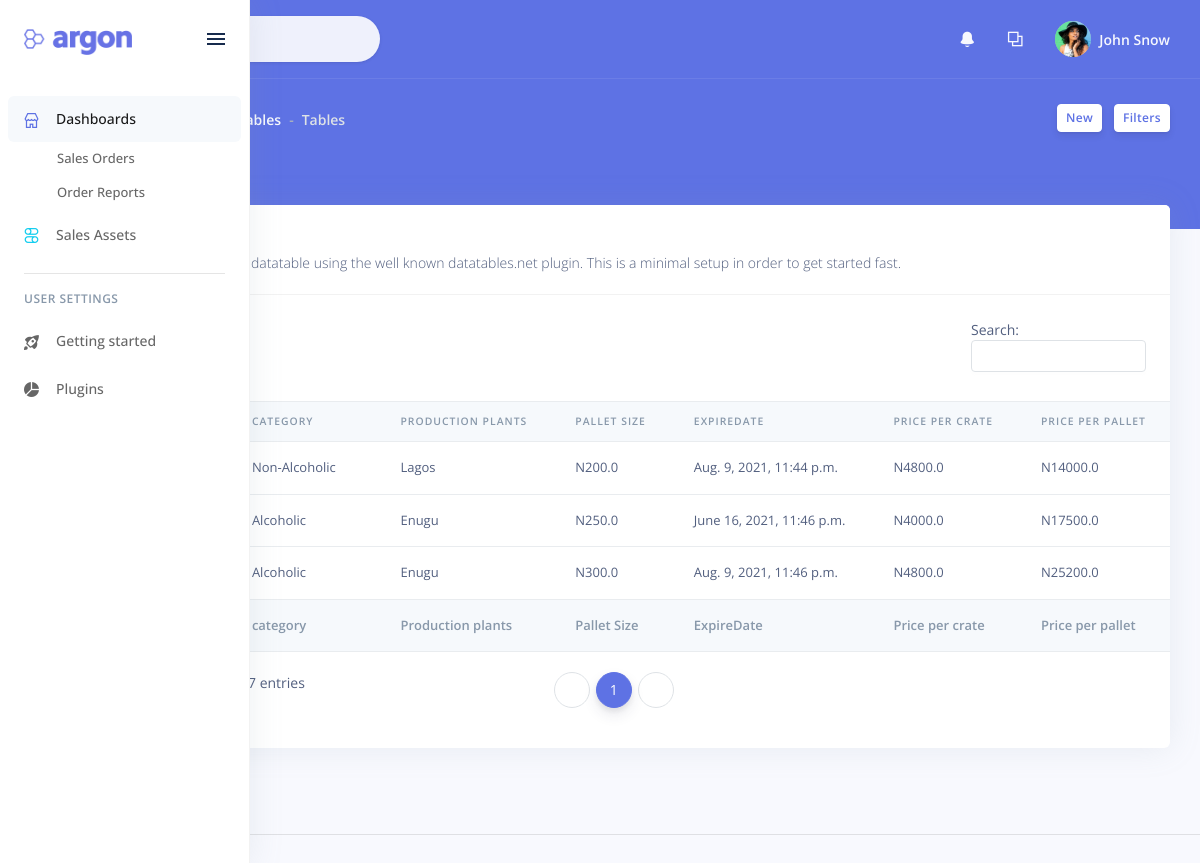
The app's page /product/ with its own data.
### reports/models.py (models this page shows, shortened)
class Product(models.Model):
    CATEGORY = (
        ('Non-Alcoholic', 'Non-Alcholic'),
        ('Alcoholic', 'Alcholic'),
    )
    product_id = models.CharField(null=True, blank=True, max_length=50)
    name = models.CharField(max_length=200, null=True)
    production_plant = models.CharField(max_length=200, null=True)
    price = models.FloatField(null=True)
    category = models.CharField(max_length=200, null=True, choices=CATEGORY)
    description = models.CharField(max_length=200, null=True)
    carton_size = models.IntegerField(blank=True, null=True)
    pallet_size = models.IntegerField(blank=True, null=True)
    date_created = models.DateTimeField(auto_now_add=True, null=True)
    expire_date = models.DateTimeField(auto_now_add=False, null=True)
    tags = models.ManyToManyField(Tag)
    class Meta:
        verbose_name = 'Product'
        verbose_name_plural = 'Products'
    @property
    def carton_prize(self):
        if self.carton_size:
            return product_size_price_calculator(self.price, self.carton_size)
        return "0"
    @property
    def pallet_prize(self):
        if self.pallet_size:
            return product_size_price_calculator(self.price, self.pallet_size)
        return "0"

### reports/views.py (the view)
# urls.py: path('product/', views.product_list, name='product_list'),
def product_list(request):
    products = Product.objects.all()
    return render(request, "reports/product_list.html", {'products': products})

### reports/models.py (called while the page is built)
def product_size_price_calculator(price, quantity):
    total_price = float(price)*float(quantity)
    return total_price

### reports/templates/reports/product_list.html (shortened to what this page needs)
{% extends 'layout.html' %}
{% block content %}
<div class="header bg-primary pb-6">
    <div class="container-fluid">
      <div class="header-body">
        <div class="row align-items-center py-4">
          <div class="col-lg-6 col-7">
            <h6 class="h2 text-white d-inline-block mb-0">products</h6>
            <nav aria-label="breadcrumb" class="d-none d-md-inline-block ml-md-4">
              <ol class="breadcrumb breadcrumb-links breadcrumb-dark">
                <li class="breadcrumb-item"><a href="#"></a></li>
                <li class="breadcrumb-item"><a href="#">Tables</a></li>
                <li class="breadcrumb-item active" aria-current="page">Tables</li>
              </ol>
            </nav>
          </div>
          <div class="col-lg-6 col-5 text-right">
            <a href="#" class="btn btn-sm btn-neutral">New</a>
            <a href="#" class="btn btn-sm btn-neutral">Filters</a>
          </div>
        </div>
      </div>
    </div>
</div>
<div class="container-fluid mt--4">
    <div class="row">
        <div class="col">
            <div class="card">
                <div class="card-header">
                    <h3 class="mb-0">Products</h3>
                    <p class="text-sm mb-0">
                    This is an exmaple of datatable using the well known datatables.net plugin. This is a minimal setup in order to get started fast.
                    </p>
                </div>
                <div class="table-responsive py-4">
                    <div id="datatable-basic_wrapper" class="dataTables_wrapper dt-bootstrap4">
                        <div class="row">
                            <div class="col-sm-12 col-md-6">
                                <div class="dataTables_length" id="datatable-basic_length">
                                    <label>Show
                                    </label>
                                </div>
                            </div>
                            <div class="col-sm-12 col-md-6">
                                <div id="datatable-basic_filter" class="dataTables_filter">
                                    <label>Search:<input type="search" class="form-control form-control-sm" placeholder="" aria-controls="datatable-basic">
                                    </label>
                                </div>
                            </div>
                        </div>
                        <div class="row">
                            <div class="col-sm-12">
                                <table class="table table-flush dataTable" id="datatable-basic" role="grid" aria-describedby="datatable-basic_info">
                                    <thead class="thead-light">
                                        <tr role="row">
                                            <th class="sorting_asc" tabindex="0" aria-controls="datatable-basic" rowspan="1" colspan="1" aria-sort="ascending" aria-label="Name: activate to sort column descending" style="width: 166px;">
                                            </th>
                                            <th class="sorting" tabindex="0" aria-controls="datatable-basic" rowspan="1" colspan="1" aria-label="category: activate to sort column ascending" style="width: 258px;">
                                                category
                                            </th>
                                            <th class="sorting" tabindex="0" aria-controls="datatable-basic" rowspan="1" colspan="1" aria-label="Production plants: activate to sort column ascending" style="width: 124px;">
                                                Production plants
                                            </th>
                                            <th class="sorting" tabindex="0" aria-controls="datatable-basic" rowspan="1" colspan="1" aria-label="Pallet Size: activate to sort column ascending" style="width: 52px;">
                                                Pallet Size
                                            </th>
                                            <th class="sorting" tabindex="0" aria-controls="datatable-basic" rowspan="1" colspan="1" aria-label="ExpireDate: activate to sort column ascending" style="width: 115px;">
                                                ExpireDate
                                            </th>
                                            <th class="sorting" tabindex="0" aria-controls="datatable-basic" rowspan="1" colspan="1" aria-label="Price per crate: activate to sort column ascending" style="width: 102px;">
                                                Price per crate
                                            </th>
                                            <th class="sorting" tabindex="0" aria-controls="datatable-basic" rowspan="1" colspan="1" aria-label="Price per pallet: activate to sort column ascending" style="width: 102px;">
                                                Price per pallet
                                            </th>
                                        </tr>
                                    </thead>
                                    <tfoot class="thead-light">
                                    <tr><th rowspan="1" colspan="1">Name</th><th rowspan="1" colspan="1">category</th><th rowspan="1" colspan="1">Production plants</th><th rowspan="1" colspan="1">Pallet Size</th><th rowspan="1" colspan="1">ExpireDate</th><th rowspan="1" colspan="1">Price per crate</th><th rowspan="1" colspan="1">Price per pallet</th></tr>
                                    </tfoot>
                                    <tbody>
                                        {% for product in products %}
                                            <tr role="row" class="odd">
                                                <td class="sorting_1">{{product.name}}</td>
                                                <td>{{product.category}}</td>
                                                <td>{{product.production_plant}}</td>
                                                <td>N{{product.price}}</td>
                                                <td>{{product.expire_date}}</td>
                                                <td>N{{product.carton_prize}}</td>
                                                <td>N{{product.pallet_prize}}</td>
                                            </tr>
                                        {% endfor %}
                                    </tbody>
                                </table>
                            </div>
                        </div>
                        <div class="row">
                            <div class="col-sm-12 col-md-5">
                                <div class="dataTables_info" id="datatable-basic_info" role="status" aria-live="polite">
                                    Showing 1 to 10 of 57 entries
                                </div>
                            </div>
                            <div class="col-sm-12 col-md-7">
                                <div class="dataTables_paginate paging_simple_numbers" id="datatable-basic_paginate">
                                    <ul class="pagination">
                                        <li class="paginate_button page-item previous disabled" id="datatable-basic_previous">
                                            <a href="#" aria-controls="datatable-basic" data-dt-idx="0" tabindex="0" class="page-link">
                                                <i class="fas fa-angle-left"></i>
                                            </a>
                                        </li>
                                        <li class="paginate_button page-item active">
                                            <a href="#" aria-controls="datatable-basic" data-dt-idx="1" tabindex="0" class="page-link">1</a>
                                        </li>
                                        <li class="paginate_button page-item next" id="datatable-basic_next">
                                            <a href="#" aria-controls="datatable-basic" data-dt-idx="7" tabindex="0" class="page-link"><i class="fas fa-angle-right"></i></a>
                                        </li>
                                    </ul>
                                </div>
                            </div>
                        </div>
                    </div>
                </div>
            </div>
        </div>
    </div>
</div>
<br>
<hr>
{% endblock content %}

### records on screen
Product: category "Non-Alcoholic", production_plant "Lagos", price "200.0", expire_date "Aug. 9, 2021, 11:44 p.m.", carton_prize "4800.0", pallet_prize "14000.0"
Product: category "Alcoholic", production_plant "Enugu", price "250.0", expire_date "June 16, 2021, 11:46 p.m.", carton_prize "4000.0", pallet_prize "17500.0"
Product: category "Alcoholic", production_plant "Enugu", price "300.0", expire_date "Aug. 9, 2021, 11:46 p.m.", carton_prize "4800.0", pallet_prize "25200.0"
